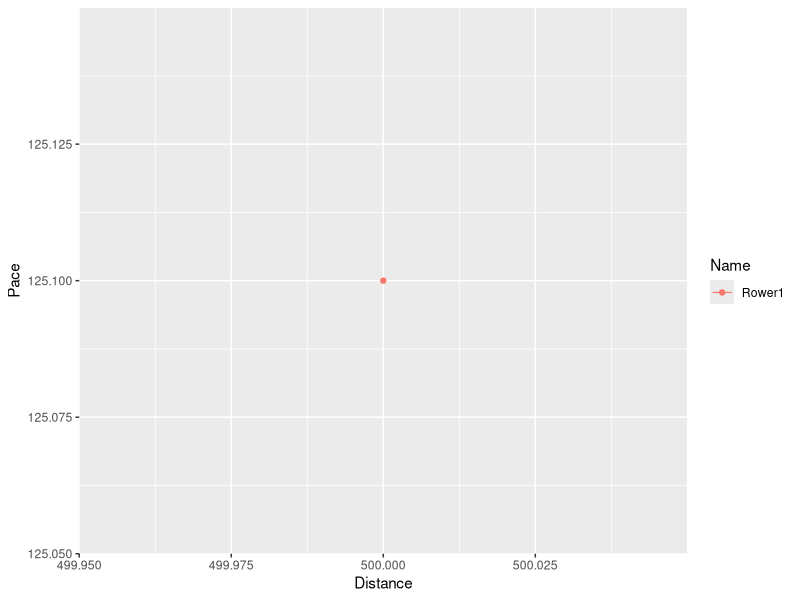

This figure's R source:
library(ggplot2)

df <- read.csv("Group-data/group_bests.csv")
df$Total.Time.Seconds <- df$Time.Hours*3600 + df$Time.Minutes * 60 + df$Time.Seconds + df$Time.Tenths/10
df$Pace <- df$Total.Time.Seconds / df$Distance * 500 

ggplot(df, aes(x = Distance, y = Pace, color = Name)) + 
  geom_point() + 
  geom_smooth(method = "lm", formula = y ~ log2(x/2000), 
             alpha=0.08, linewidth = 0.4,
              fullrange=TRUE, n=1000, se=F)
